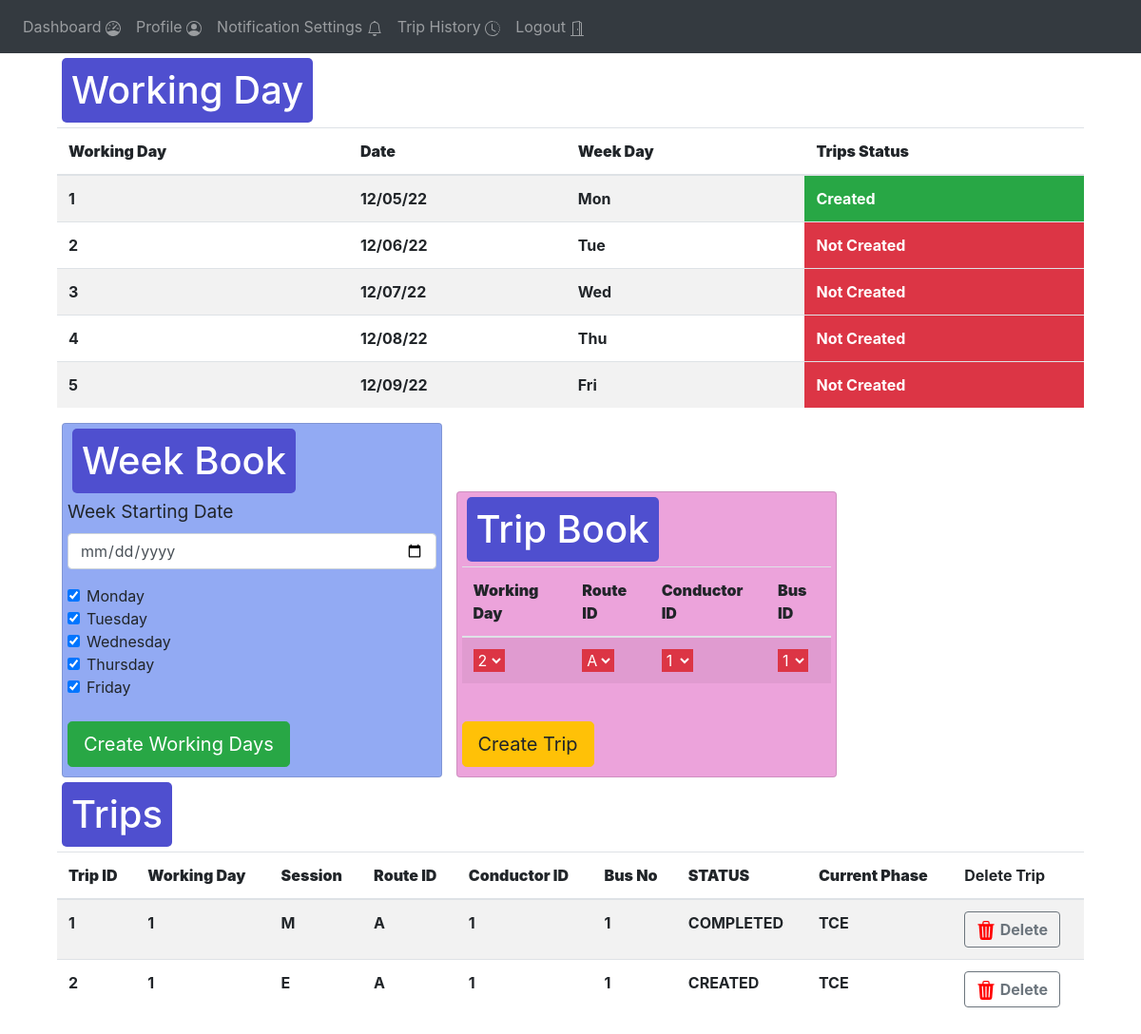
Before: /admin-trip-management (signed in) with the older database file.
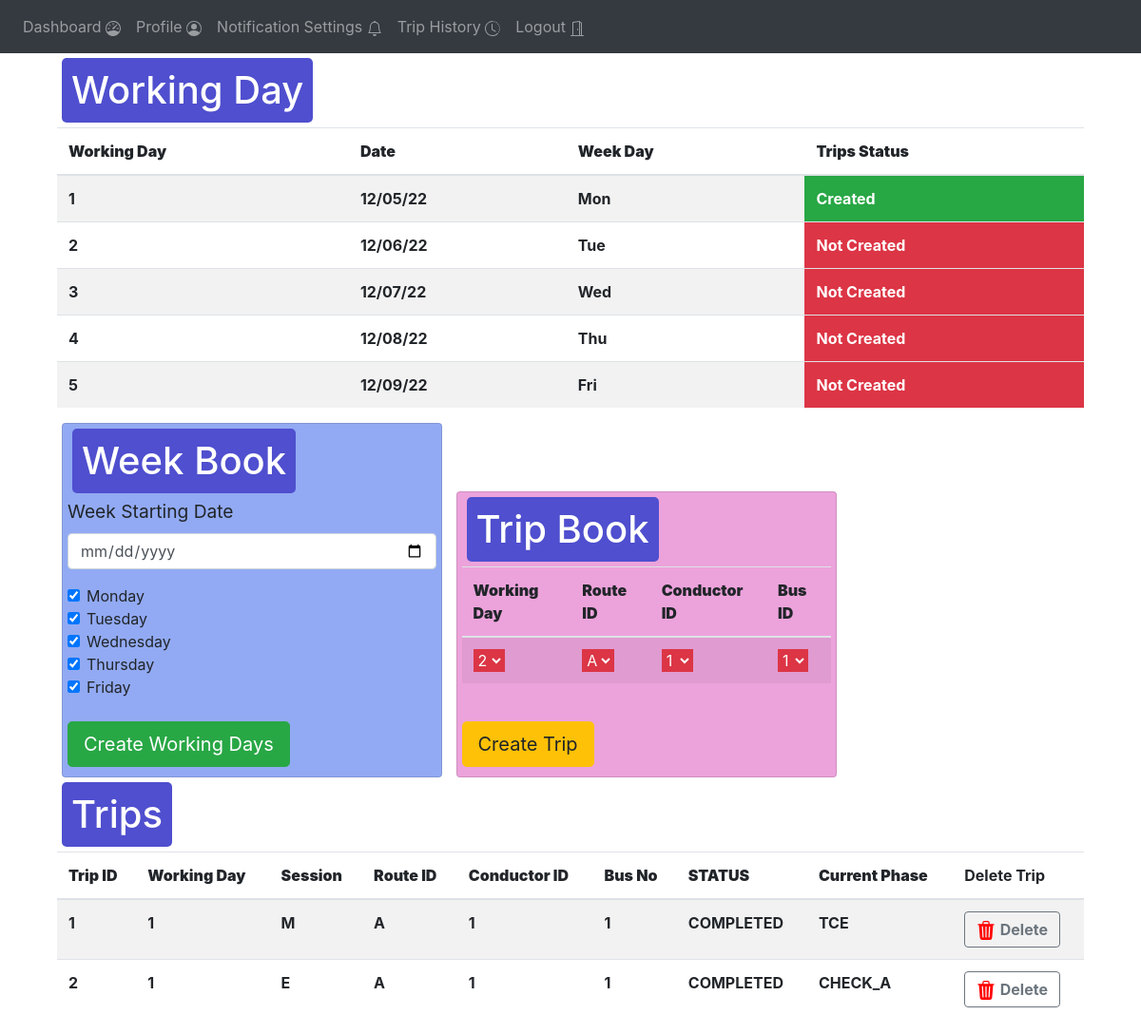
After: the same page with the newer database file.
### website/models.py (models this page shows)
class Trips(db.Model):
    trip_id = db.Column(db.Integer, primary_key=True)
    working_day = db.Column(db.Integer)
    route_id = db.Column(db.Integer)
    conductor_id = db.Column(db.Integer)
    bus_id =  db.Column(db.String(1))
    session = db.Column(db.String(1))
    status = db.Column(db.String(15))
    current_phase = db.Column(db.String(15))
    start_time =  db.Column(db.String(15))
    end_time = db.Column(db.String(15))

### website/views.py (the view)
@views.route('/admin-trip-management', methods=['GET', 'POST'])
@login_required
def admin_trip_management():
    working_days = Working_day.query.all()
    routes = Route.query.all()
    bus_data = Bus_data.query.all()
    conductor_details= Conductor_details.query.all()
    trips = Trips.query.all()
    return render_template("admin_trip_management.html" , user = current_user ,
                        working_days = working_days , routes = routes , bus_data=bus_data , conductor_details=conductor_details , trips=trips )

### website/__init__.py (called while the page is built)
def create_app():
    app = Flask(__name__)
    app.config['SECRET_KEY'] = '#itsactuallyapassword'
    app.config['SQLALCHEMY_DATABASE_URI'] = f'sqlite:///{DB_NAME}'
    db.init_app(app)
    from .views import views
    from .auth import auth
    app.register_blueprint(views, url_prefix='/')
    app.register_blueprint(auth, url_prefix='/')
    from .models import User
    create_database(app)
    login_manager = LoginManager()
    login_manager.login_view = 'auth.login'
    login_manager.init_app(app)
    @login_manager.user_loader
    def load_user(id):
        return User.query.get(int(id))
    return app

### website/templates/admin_trip_management.html (shortened to what the changed rows need)
{% extends "base.html" %}
{% block content %}
<div align="centre" class = "container">
  <div >
      <h1 align = "center" class="heading">Working Day</h1>
    <table class="table table-striped">
      <thead>
        <tr>
          <th scope="col" ><b>Working Day </b></th>
          <th scope="col"><b>Date</b></th>
          <th scope="col"><b>Week Day</b></th>
          <th scope="col"><b>Trips Status</b></th>
        </tr>
      </thead>
      <tbody>
      {%if working_days%}
        {%for w in  working_days %}
        <tr>
          <th>{{w.day}}</th>
          <th>{{w.date}}</th>
          <th>{{w.week_day}}</th>
          {%if w.trips_created =="N" %}
          <th class = "btn-danger" >Not Created</th>
          {%endif%}
          {%if w.trips_created =="Y"%}
          <th class="btn-success">Created</th>
          {%endif%}
        </tr>
        {%endfor%}
        {%endif%}
      </tbody>
    </table>
  </div>
  <div class ="card" style="width: 25rem;background: rgb(146, 170, 243);margin-left: 5px;margin-right: 5px;padding-left: 5px;padding-right:5px ; padding-bottom : 10px; display: inline-block;" >
  <form method="POST">
    <h1 align="center" class="heading">Week Book</h3>
    <div class="form-group">
      <label for="Week starting date" style="font-size: larger;">Week Starting Date</label>
      <input
        type="date"
        class="form-control"
        id="week_starting_day"
        name="email"
        placeholder="Enter email"
      />
    </div>
    <div class="form-check">
      <input class="form-check-input" type="checkbox" value="0" checked  id="monday">
      <label class="form-check-label" for="flexCheckDefault">Monday</label>
    </div>
    <div class="form-check">
      <input class="form-check-input" type="checkbox" value="0"  checked id="tuesday">
      <label class="form-check-label" for="flexCheckDefault">Tuesday</label>
    </div>
    <div class="form-check">
      <input class="form-check-input" type="checkbox" value="0" checked id="wednesday">
      <label class="form-check-label" for="flexCheckDefault">Wednesday</label>
    </div>
    <div class="form-check">
      <input class="form-check-input" type="checkbox" value="0"  checked id="thursday">
      <label class="form-check-label" for="flexCheckDefault">Thursday</label>
    </div>
    <div class="form-check">
      <input class="form-check-input" type="checkbox" value="0"  checked id="friday">
      <label class="form-check-label" for="flexCheckDefault">Friday</label>
    </div>
    <br />
    <button  class="btn btn-success btn-lg" onclick="week_book()" > Create Working Days</button>
  </form>
  </div>
<div class ="card" style="width: 25rem;background: rgb(236, 163, 219);margin-left: 5px;margin-right: 5px; padding-left: 5px;padding-right: 5px;padding-bottom : 10px; display: inline-block;" >
  <form method="POST">
    <h1 align="center" class="heading">Trip Book</h3>
      <table class="table table-striped">
        <thead>
          <tr>
            <th scope="col"><b>Working Day</b></th>
            <th scope="col"><b>Route ID</b></th>
            <th scope="col"><b>Conductor ID</b></th>
            <th scope="col"><b>Bus ID</b></th>
          </tr>
        </thead>
        <tbody>
          <tr>
            <th>
              <select class="form-select btn-danger" aria-label="Default select example" id = "working_day">
                {%for w in working_days%}
                {%if w.trips_created == "N" %}
                <option value="{{w.day}}" style="width: 10rem ;"  >{{w.day}}</option>
                {%endif%}
                {%endfor%}
              </select>
            </th>
            <th >
              <select class="form-select btn-danger" aria-label="Default select example" id = "route_id">
              <option value="A">A</option>
              </select>
            </th>
            <th >
              <select class="form-select btn-danger" aria-label="Default select example" id = "conductor_id">
                {%for c in conductor_details%}
                <option value="{{c.conductor_id}}" style="width:fit-content;">{{c.conductor_id}}</option>
                {%endfor%}
              </select>
            </th>
            <th >
              <select class="form-select btn-danger" aria-label="Default select example" id = "bus_id">
                {%for b in bus_data%}
                <option value="{{b.no}}" style="width:fit-content ;">{{b.no}}</option>
                {%endfor%}
              </select>
            </th>
          </tr>
        </tbody>
      </table>
    <br />
    <button  class="btn btn-warning btn-lg" onclick="create_trips()" > Create Trip</button>
  </form>
  </div>
</div>
<div align="centre" class = "container">
  <div>
      <h1 align = "center" class="heading">Trips</h1>
    <table class="table table-striped">
      <thead>
        <tr>
          <th scope="col"><b>Trip ID</b></th>
          <th scope="col"><b>Working Day</b></th>
          <th scope="col"><b>Session</b></th>
          <th scope="col"><b>Route ID</b></th>
          <th scope="col"><b>Conductor ID</b></th>
          <th scope="col"><b>Bus No</b></th>
          <th scope="col"><b>STATUS</b></th>
          <th scope="col"><b>Current Phase</b></th>
          <th>Delete Trip</th>
        </tr>
      </thead>
      <tbody>
      {%if trips%}
        {%for t in  trips %}
        <tr>
          <th>{{t.trip_id}}</th>
          <th>{{t.working_day}}</th>
          <th>{{t.session}}</th>
          <th>{{t.route_id}}</th>
          <th>{{t.conductor_id}}</th>
          <th>{{t.bus_id}}</th>
          <th>{{t.status}}</th>
          <th>{{t.current_phase}}</th>
          <th>
            <button class="btn btn-outline-secondary" onclick="delete_trip({{t.trip_id}})">
             <b>Delete</b>
          </button>
          </th>
        </tr>
        {%endfor%}
        {%endif%}
      </tbody>
    </table>
  </div>
</div>
{% endblock %}

Changed rows visible on the page:
changed Trips id 2: status "CREATED" → "COMPLETED"; current_phase "TCE" → "CHECK_A"
